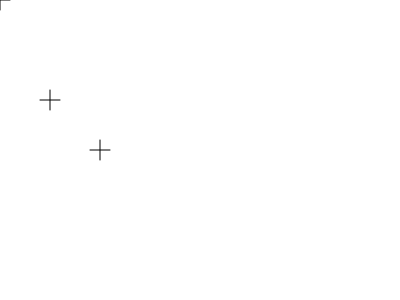
Frame 1 (no input)
Frame 60 (no input): identical to frame 1, image omitted
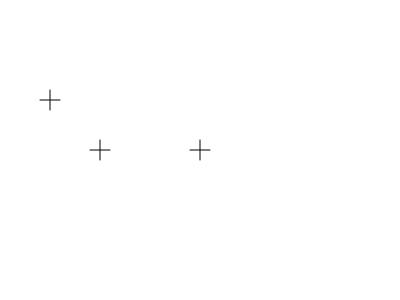
Frame 120 (the mouse pressed at the canvas centre since frame 60)

The p5.js sketch that drew these frames (run headless with seeded random() and noise() and a simulated clock; from frame 60 on, the mouse is pressed at the canvas centre):

// p5.js sketch
// ── sketch.js
// functions example
// regular setup function
function setup(){
  createCanvas(400, 300);
  background(255, 255, 255);
}
 
// regular draw function 
function draw(){
  background(255, 255, 255);
  // here we're calling a new function: drawcross
  drawCross(mouseX, mouseY);
  drawCross(50,100);
  drawCross(100,150);
  
  for(var i =0; i< 20; i++){
    // drawCross(random(width), random(height));
  }
  
}
// drawcross is a function that we have defined ourselves!
function drawCross(aX,aY){
  stroke(0, 0, 0);
  line(aX-10, aY, aX+10, aY);
  line(aX, aY-10, aX, aY+10);
}
